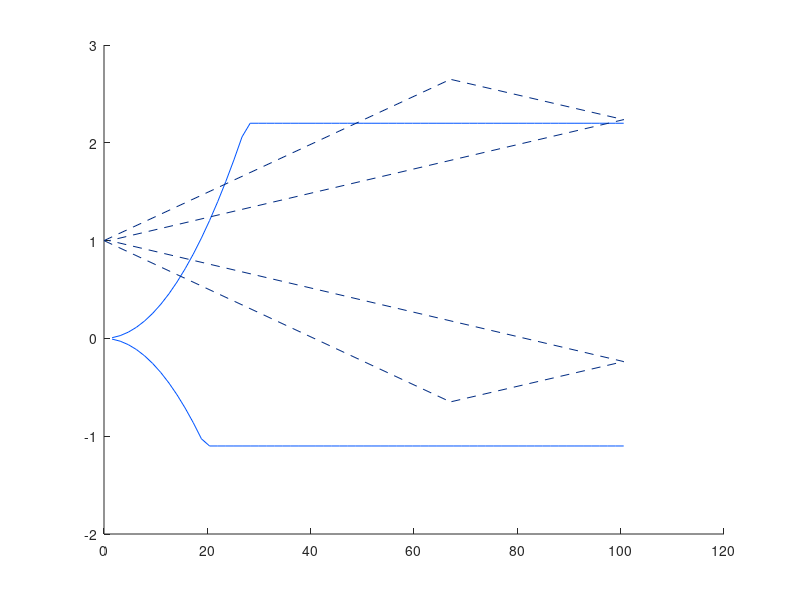

Write MATLAB code to recreate this figure. (Note: this script raises an error after producing the figure.)
Precision = 64 ;
VcEAS = 67.056;
MTOW = 2400;
Rho = 1.225;
Sw = 13.33;
etabar = deg2rad(30);
Vbar = 0.6757;
a2 = 3.5;
H0 = 3.4/1.11;
Hfwd = 3.302;
a1 = 2.8638;
a = 5.2696;
Lt = 3.10878;
dEpsilon_dAlpha = 0; %% Downwash Effect on Tailplane Lift
Mu1 = (MTOW)/(Rho*Sw*Lt) ;%non-dimensionalised Longitudinal Relative Density
CruiseSpeed = VcEAS*1.5; %poorly named, Gives the Dive speed based off cruise speed
sf = 1.5; %Safety Factor (doesn't do anything in this code but could be used to show structural limits)
clMax = 1.5; 
gLim=2.2;
for I=1:Precision
    gLimPos=gLim; %G Limits defined by requirements
    gLimNeg= gLimPos/2; %Negative tends to be half the positive
    VEAS = (I*((CruiseSpeed)/Precision)); %Speed for current loop iteration
    cl = (MTOW*9.81)/(0.5*Rho*VEAS*VEAS*Sw); %Coefficient of Lift for this given speed (doesn't actually have a limit)
    n = etabar/( (cl/(Vbar*a2)) *(  (H0-Hfwd) + Vbar*( ( (a1/a)*(1-dEpsilon_dAlpha) ) + a1/(2*Mu1)  ) )); %The number of G you can pull with a given elevator deflection
   % n = (.5*clMax*VEAS*VEAS*1.225*Sw)/(MTOW*9.81);


    if n>gLimPos %prevents the N going outside the limit loads
        npos=gLimPos;
    else
        npos=n;
    end

    if n>gLimNeg
        nneg = -gLimNeg;
    else
        nneg = -n;
    end
    Velocity(1,I) = VEAS;
    ManLimPos(1,I) = npos;
    ManLimNeg(1,I) = nneg; %Stores the values in arrays
end

gLim=3.8;
for I=1:Precision
    gLimPos=gLim; %G Limits defined by requirements
    gLimNeg= gLimPos/2; %Negative tends to be half the positive
    VEAS = (I*((CruiseSpeed)/Precision)); %Speed for current loop iteration
    n = (.5*clMax*VEAS*VEAS*1.225*Sw)/(MTOW*9.81);


    if n>gLimPos %prevents the N going outside the limit loads
        npos=gLimPos;
    else
        npos=n;
    end

    if n>gLimNeg
        nneg = -gLimNeg;
    else
        nneg = -n;
    end
    Velocity1(1,I) = VEAS;
    ManLimPos2(1,I) = npos;
    ManLimNeg3(1,I) = nneg; %Stores the values in arrays
end


Vs = ManLimPos;
Vs(1,:) = 40; %Stall speed in m/s

Va = ManLimPos;
Va(1,:) = sqrt((gLim*MTOW*9.81)/(.5*clMax*Rho*Sw)); %Cruise Speed in m/s

Vc = ManLimPos;
Vc(1,:) = 67.056; %Cruise Speed in m/s

Vd = ManLimPos;
Vd(1,:) = 1.5 * Vc(1,1); %Dive Speed in m/s

%GustFactor = (0.88*Mu1)/(5.3+Mu1); %Gust Factor from Equations
GustFactor = 1.2;

GustNPos(1,1) = 0;
GustNPos(2,1) = 1;
GustNPos(1,2) = Vc(1,1);
GustNPos(2,2) = 1 - ((GustFactor*Rho*a*Vc(1,1)*15.24)/(2*MTOW)); %Cruise speed gust
GustNPos(1,3) = Vd(1,1);
GustNPos(2,3) = 1 - ((GustFactor*Rho*a*Vd(1,1)*7.62)/(2*MTOW)); %Dive speed gust
GustNPos(1,4) = 1;
GustNPos(2,4) = 1;

GustNNeg(1,1) = 0;
GustNNeg(2,1) = 1;
GustNNeg(1,2) = Vc(1,1);
GustNNeg(2,2) = 1 + ((GustFactor*Rho*a*Vc(1,1)*15.24)/(2*MTOW)); %Negative Cruise Speed Gust
GustNNeg(1,3) = Vd(1,1);
GustNNeg(2,3) = 1 + ((GustFactor*Rho*a*Vd(1,1)*7.62)/(2*MTOW)); %Negative Dive Speed Gust
GustNNeg(1,4) = 1;
GustNNeg(2,4) = 1;

%%Plots Everything
hold on
plot(Velocity,ManLimPos,"color",[0, 84/255, 255/255], 'LineWidth', .6)
plot(Velocity,ManLimNeg,"color",[0, 84/255, 255/255], 'LineWidth', .6)

%plot(Velocity1,ManLimPos2,"color",[84/255, 84/255, 255/255])
%plot(Velocity1,ManLimNeg3,"color",[84/255, 0, 255/255])

plot(GustNNeg(1,:),GustNNeg(2,:),"color",[0, 43/255, 130/255],"LineStyle","--", 'LineWidth', .6)
plot(GustNPos(1,:),GustNPos(2,:),"color",[0, 43/255, 130/255],"LineStyle","--", 'LineWidth', .6)

%plot(Vs,ManLimPos,"k")
%plot(Vs,ManLimNeg,"k")
xline(Vs(1),"Label","Vs", 'linestyle', '-');

%plot(Va,ManLimPos,"k")
%plot(Va,ManLimNeg,"k")
xline(Va(1),"Label","Va", 'linestyle', '-');

%plot(Vc,ManLimPos,"k")
%plot(Vc,ManLimNeg,"k")
xline(Vc(1),"Label","Vc", 'linestyle', '-');

%plot(Vd,ManLimPos,"k")
%plot(Vd,ManLimNeg,"k")
xline(Vd(1),"Label","Vd", 'linestyle', '-');

ax=gca;
ax.XAxisLocation = "origin";
ax.YAxisLocation = "origin";
xlabel('Velocity /{ms^{-1}}', 'Position', [72, -2.35]);
ylabel('Load Factor');
ylim([-2,3])
box on
ax = gca
ax.LineWidth = 0.8
hold off
